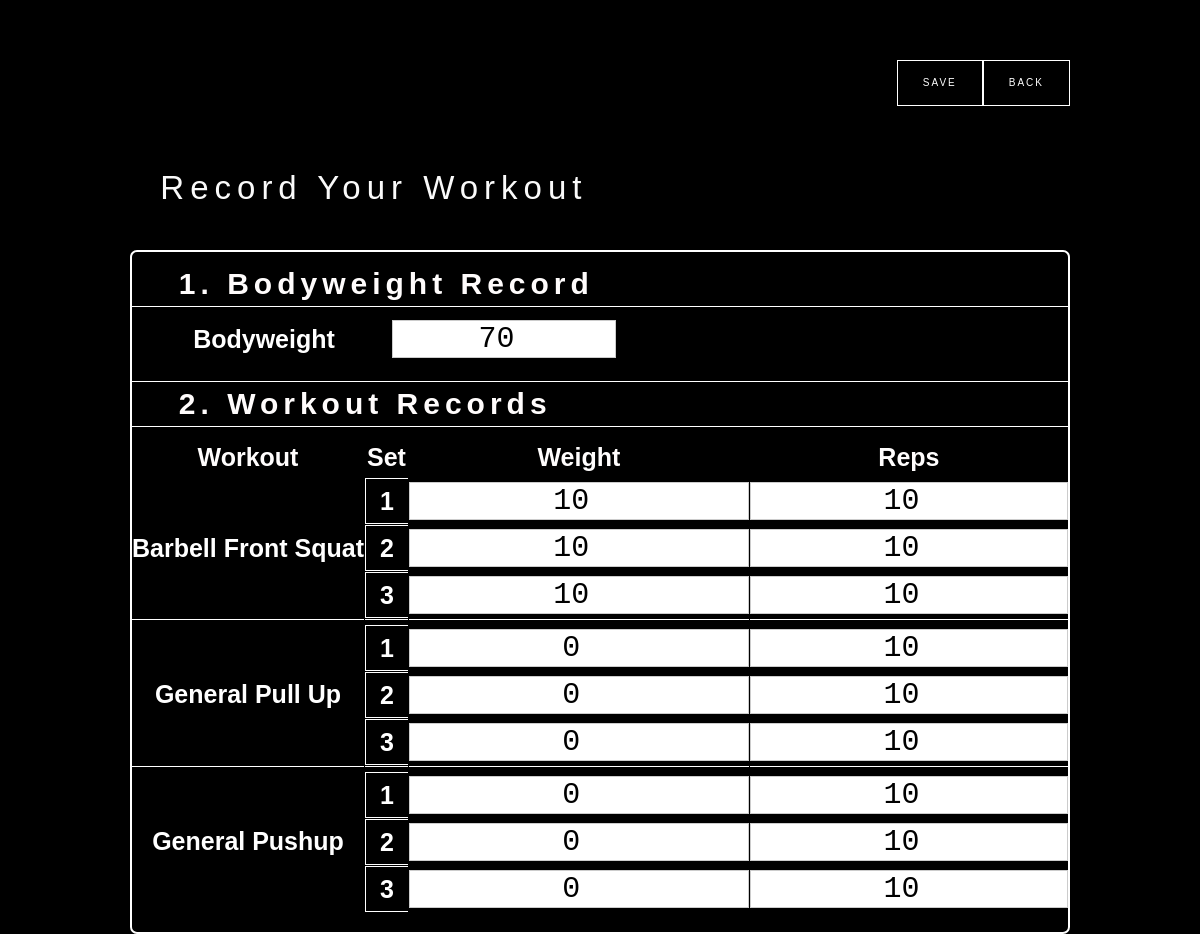
The app's page /member/record/ (signed in), older data.
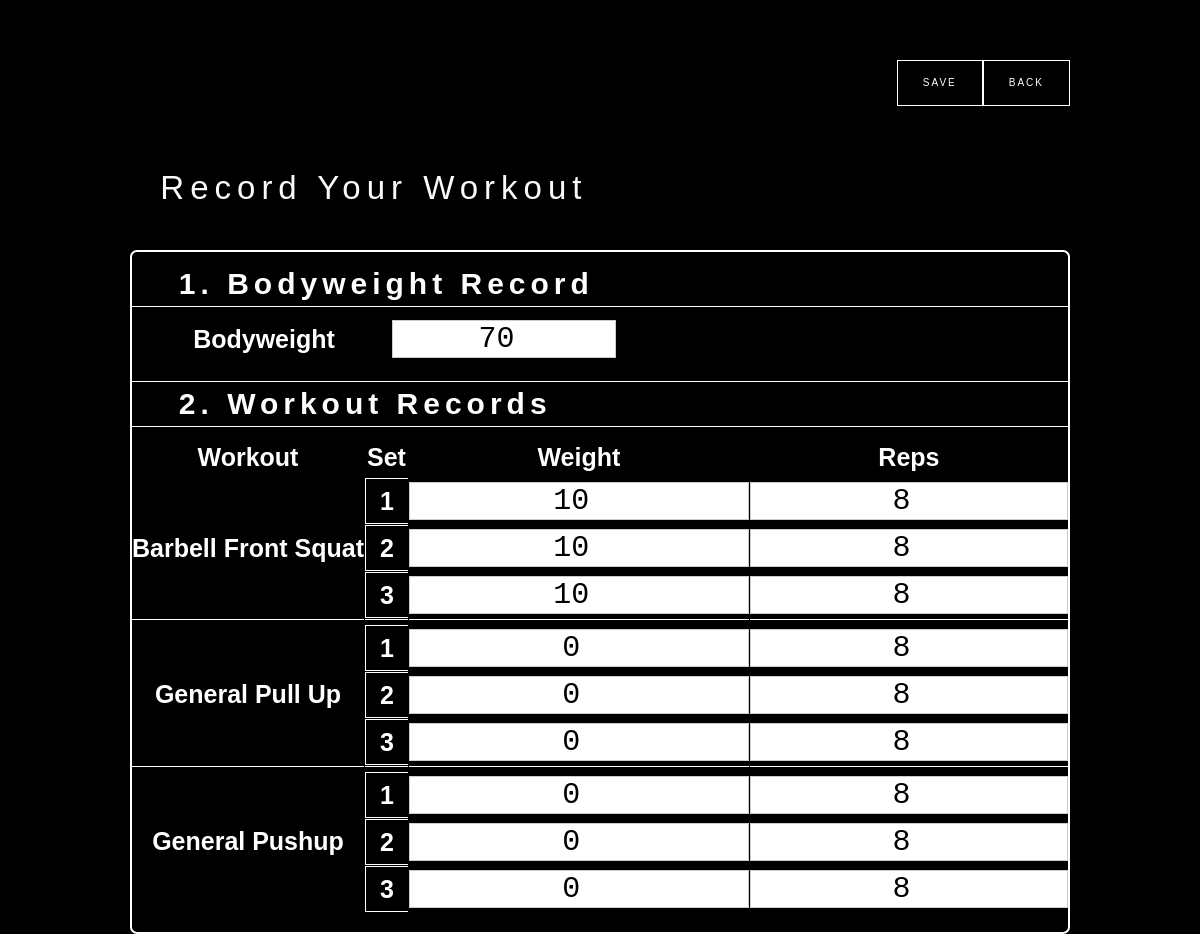
The same page, newer data.
### workout/models.py (models this page shows, shortened)
class Workout(models.Model):
    member_id = models.CharField(max_length=200)
    date = models.DateField()
    workout = models.CharField(max_length=100) # workout's name. bodyweight included
    set = models.IntegerField(default=0)
    weight = models.IntegerField(default=10) # dumbbbell/disk weight
    reps = models.IntegerField(default=10) # reps or timege
    alone_or_group = models.IntegerField(default=0) # alone: 0 / group: 1
    class_pk = models.CharField(max_length=2, default="00")
    completion_rate = models.IntegerField(default=100)
    key_workout_dict = {
        0: "aa",
        1: "ab",
        2: "ac",
        3: "ad",
        4: "ae",
    }
    key_default_reps_dict = {
        0: 10,
        1: 10,
        2: 10,
        3: 10,
        4: 10,
    }
    key_increase_rate_dict = {
        0: 1.1,
        1: 1.1,
        2: 1.1,
        3: 1.1,
        4: 1.1,
    }

### member/views.py (the view, shortened to what this page needs)
# urls.py: path('record/', member_record, name='member_record'),
@csrf_exempt
def member_record(request):
    user = auth.get_user(request)
    all_workouts = Workout.objects.all().order_by('date', 'member_id', 'workout', 'set')
    user_workouts = [a for a in all_workouts if a.member_id == user.member_id]
    last_date = user_workouts[-1].date  # type: datetime.date
    member_last_date_workouts_wo_bodyweight = [a for a in user_workouts if a.workout != 'bodyweight' and a.date==last_date]
    workout1_set1 = member_last_date_workouts_wo_bodyweight[0]
    workout1_set2 = member_last_date_workouts_wo_bodyweight[1]
    workout1_set3 = member_last_date_workouts_wo_bodyweight[2]
    workout2_set1 = member_last_date_workouts_wo_bodyweight[3]
    workout2_set2 = member_last_date_workouts_wo_bodyweight[4]
    workout2_set3 = member_last_date_workouts_wo_bodyweight[5]
    workout3_set1 = member_last_date_workouts_wo_bodyweight[6]
    workout3_set2 = member_last_date_workouts_wo_bodyweight[7]
    workout3_set3 = member_last_date_workouts_wo_bodyweight[8]
    return render(
        request,
        'member-record-page.html',
        {
            'workout1_set1': workout1_set1,
            'workout1_set2': workout1_set2,
            'workout1_set3': workout1_set3,
            'workout2_set1': workout2_set1,
            'workout2_set2': workout2_set2,
            'workout2_set3': workout2_set3,
            'workout3_set1': workout3_set1,
            'workout3_set2': workout3_set2,
            'workout3_set3': workout3_set3,
        }
    )

### member/templates/member-record-page.html (shortened to what the changed rows need)
<!DOCTYPE html>
<html data-wf-page="64bcbf718af9633908504745" data-wf-site="64aabb5a9d5b566a4dfebda3">
<head>
  {% load static %}
  <link rel="stylesheet" type="text/css" href="{% static '/css/normalize.css' %}">
  <link rel="stylesheet" type="text/css" href="{% static '/css/webflow.css' %}">
  <link rel="stylesheet" type="text/css" href="{% static '/css/crossfit-facility-webapp-webflow.css' %}">
</head>
<body class="body-7">
  <form method="POST"> {% csrf_token %}
  <section>
    <div class="w-layout-blockcontainer w-container">
      <h1 class="heading-record-your-workout">  Record Your Workout</h1>
    </div>
    <div class="w-layout-blockcontainer container-14 w-container">
      <div class="record-workout-div-block">
        <h1 class="member_record_subtitle">1. Bodyweight Record</h1>
        <div class="w-layout-blockcontainer container-20 w-container">
          <div class="w-layout-grid bodyweight-record-table">
            <h1 id="w-node-_8077487e-80a2-b91c-103c-24614af934f8-08504745" class="member-record-font-visible">Bodyweight</h1>
          </div>
        </div>
        <h1 class="member_record_subtitle2">2. Workout Records</h1>
        <div class="w-layout-grid member_record_table">
          <h1 id="w-node-_437c0c1a-3d74-f30b-f79d-65d87b05edde-08504745" class="member_record_table_heading">Workout</h1>
          <h1 id="w-node-_437c0c1a-3d74-f30b-f79d-65d87b05ede0-08504745" class="member_record_table_heading">Set</h1>
          <h1 id="w-node-_437c0c1a-3d74-f30b-f79d-65d87b05ede2-08504745" class="member_record_table_heading">Weight</h1>
          <h1 id="w-node-cb15b970-5b20-3a75-d2fb-2dcde464b15c-08504745" class="member_record_table_heading">Reps</h1>
          <div id="w-node-_3732823f-faf5-e0c5-258f-8830975c4f79-08504745" class="member_record_table_normal_div_block"></div>
          <div id="w-node-_064535a3-bada-a5ec-ad3f-2d0988352e0d-08504745" class="member_record_table_set_div_block">
            <h1 class="member-record-font-visible">1</h1>
          </div>
          <div id="w-node-_6cff5cb3-5b0e-0964-046b-db3bde2da607-08504745" class="member_record_table_normal_div_block"><input type="number" class="workout-record-input w-input" maxlength="256" name="weight" data-name="Field 3" value="{{ workout1_set1.weight }}"></div>
          <div id="w-node-e69aef57-3623-7549-515b-bc3a40a2510f-08504745" class="member_record_table_normal_div_block"><input type="number" class="workout-record-input w-input" maxlength="256" name="reps" data-name="Field 3" value="{{ workout1_set1.reps }}"></div>
          <h1 id="w-node-_6cd7a9fa-812d-2b7a-7bfb-79428d99b3fc-08504745" class="member-record-font-visible">{{workout1_set1.workout}}</h1>
          <div id="w-node-_839800c2-5cbe-7ac3-4e98-8b2bfe05cb82-08504745" class="member_record_table_set_div_block">
            <h1 class="member-record-font-visible">2</h1>
          </div>
          <div id="w-node-_430382d6-0600-36b5-ac7f-f99c46ee4db9-08504745" class="member_record_table_normal_div_block"><input type="number" class="workout-record-input w-input" maxlength="256" name="weight" data-name="Field 3" value="{{ workout1_set2.weight }}"></div>
          <div id="w-node-a2dcf520-dafb-8c7a-7001-fc4a4e29bf15-08504745" class="member_record_table_normal_div_block"><input type="number" class="workout-record-input w-input" maxlength="256" name="reps" data-name="Field 3" value="{{ workout1_set2.reps }}"></div>
          <div id="w-node-fa9b0095-3786-5134-693c-365ef114a30f-08504745" class="member_record_table_normal_div_block"></div>
          <div id="w-node-_94142c5e-e2a2-8897-a95c-683f46003a9f-08504745" class="member_record_table_set_div_block">
            <h1 class="member-record-font-visible">3</h1>
          </div>
          <div id="w-node-_84d962dd-8e1a-a4e5-2ce9-a9d245856232-08504745" class="member_record_table_normal_div_block"><input type="number" class="workout-record-input w-input" maxlength="256" name="weight" data-name="Field 3" value="{{ workout1_set3.weight }}"></div>
          <div id="w-node-ad3c3c5c-fe29-04df-a8af-ec8e6b27ad39-08504745" class="member_record_table_normal_div_block"><input type="number" class="workout-record-input w-input" maxlength="256" name="reps" data-name="Field 3" value="{{ workout1_set3.reps }}"></div>
          <div class="div-block-26"></div>
          <div class="div-block-26"></div>
          <div class="div-block-26"></div>
          <div class="div-block-26"></div>
          <div id="w-node-e8d81cc8-7f7a-7372-0bba-982737beff4a-08504745" class="member_record_table_set_div_block">
            <h1 class="member-record-font-visible">1</h1>
          </div>
          <div id="w-node-_9ff62297-5ef8-3f84-d2c9-5bee981ced28-08504745" class="member_record_table_normal_div_block"><input type="number" class="workout-record-input w-input" maxlength="256" name="weight" data-name="Field 3" value="{{ workout2_set1.weight }}"></div>
          <div id="w-node-_20e345fd-4707-8dab-723f-69e4dc12cbc7-08504745" class="member_record_table_normal_div_block"><input type="number" class="workout-record-input w-input" maxlength="256" name="reps" data-name="Field 3" value="{{ workout2_set1.reps }}"></div>
          <h1 class="member-record-font-visible">{{workout2_set1.workout}}</h1>
          <div id="w-node-da7108dc-887d-3054-02e1-11cd2e6bac04-08504745" class="member_record_table_set_div_block">
            <h1 class="member-record-font-visible">2</h1>
          </div>
          <div id="w-node-_96d1f106-1b95-3677-a8ee-3521a7120aaa-08504745" class="member_record_table_normal_div_block"><input type="number" class="workout-record-input w-input" maxlength="256" name="weight" data-name="Field 3" value="{{ workout2_set2.weight }}"></div>
          <div id="w-node-_1c8074ea-d2b0-7336-bcf5-c091f599f412-08504745" class="member_record_table_normal_div_block"><input type="number" class="workout-record-input w-input" maxlength="256" name="reps" data-name="Field 3" value="{{ workout2_set2.reps }}"></div>
          <div id="w-node-_4a1507c1-41d7-c3e6-92ea-619e9c9042fb-08504745" class="member_record_table_normal_div_block"></div>
          <div id="w-node-_6058c7fc-9d95-39ad-b347-748cf651b750-08504745" class="member_record_table_set_div_block">
            <h1 class="member-record-font-visible">3</h1>
          </div>
          <div id="w-node-_22d98ca2-38d3-74ba-e3a3-7c5a4a3e6266-08504745" class="member_record_table_normal_div_block"><input type="number" class="workout-record-input w-input" maxlength="256" name="weight" data-name="Field 3" value="{{ workout2_set3.weight }}"></div>
          <div id="w-node-ace6bf6b-c2e1-c4ca-4d37-a1c0c6b9bdc7-08504745" class="member_record_table_normal_div_block"><input type="number" class="workout-record-input w-input" maxlength="256" name="reps" data-name="Field 3" value="{{ workout2_set3.reps }}"></div>
          <div class="div-block-26"></div>
          <div class="div-block-26"></div>
          <div class="div-block-26"></div>
          <div class="div-block-26"></div>
          <div id="w-node-_2b62c5dc-5e3e-5cb6-1ba2-835b3ee7b653-08504745" class="member_record_table_set_div_block">
            <h1 class="member-record-font-visible">1</h1>
          </div>
          <div id="w-node-_2edaf945-5b99-8659-8599-d8f25c440281-08504745" class="member_record_table_normal_div_block"><input type="number" class="workout-record-input w-input" maxlength="256" name="weight" data-name="Field 3" value="{{ workout3_set1.weight }}"></div>
          <div id="w-node-bada6d50-59e3-3e39-1123-bcc07595a701-08504745" class="member_record_table_normal_div_block"><input type="number" class="workout-record-input w-input" maxlength="256" name="reps" data-name="Field 3" value="{{ workout3_set1.reps }}"></div>
          <h1 class="member-record-font-visible">{{workout3_set1.workout}}</h1>
          <div id="w-node-b916efdb-04f9-4ee0-d30b-722257c1f91d-08504745" class="member_record_table_set_div_block">
            <h1 class="member-record-font-visible">2</h1>
          </div>
          <div id="w-node-_360eb031-1552-a85f-9f4e-7b4b5af055d4-08504745" class="member_record_table_normal_div_block"><input type="number" class="workout-record-input w-input" maxlength="256" name="weight" data-name="Field 3" value="{{ workout3_set2.weight }}"></div>
          <div id="w-node-a6b90838-6eb3-bafe-6962-233ab84002fe-08504745" class="member_record_table_normal_div_block"><input type="number" class="workout-record-input w-input" maxlength="256" name="reps" data-name="Field 3" value="{{ workout3_set2.reps }}"></div>
          <div id="w-node-_4bf4395c-9491-4912-3d75-d7384e2a826b-08504745" class="member_record_table_normal_div_block"></div>
          <div id="w-node-ad5cd1c5-8ad7-03b1-76c3-595aee07723d-08504745" class="member_record_table_set_div_block">
            <h1 class="member-record-font-visible">3</h1>
          </div>
          <div id="w-node-_4d4a8e56-c7e3-7b5c-550d-a15babd14ba0-08504745" class="member_record_table_normal_div_block"><input type="number" class="workout-record-input w-input" maxlength="256" name="weight" data-name="Field 3" value="{{ workout3_set3.weight }}"></div>
          <div id="w-node-f229d368-4fd8-e567-908a-cb77e6219fff-08504745" class="member_record_table_normal_div_block"><input type="number" class="workout-record-input w-input" maxlength="256" name="reps" data-name="Field 3" value="{{ workout3_set3.reps }}"></div>
        </div>
      </div>
    </div>
  </section>
  </form>
</body>
</html>

Row changes from the older to the newer data that the page shows:
removed Workout: weight "10", reps "10", workout "Barbell Front Squat"
removed Workout: weight "10", reps "10"
removed Workout: weight "10", reps "10"
removed Workout: weight "0", reps "10", workout "General Pull Up"
removed Workout: weight "0", reps "10"
removed Workout: weight "0", reps "10"
removed Workout: weight "0", reps "10", workout "General Pushup"
removed Workout: weight "0", reps "10"
removed Workout: weight "0", reps "10"
now on this page (row unchanged): Workout: weight "10", reps "8", workout "Barbell Front Squat"
now on this page (row unchanged): Workout: weight "10", reps "8"
now on this page (row unchanged): Workout: weight "10", reps "8"
now on this page (row unchanged): Workout: weight "0", reps "8", workout "General Pull Up"
now on this page (row unchanged): Workout: weight "0", reps "8"
now on this page (row unchanged): Workout: weight "0", reps "8"
now on this page (row unchanged): Workout: weight "0", reps "8", workout "General Pushup"
now on this page (row unchanged): Workout: weight "0", reps "8"
now on this page (row unchanged): Workout: weight "0", reps "8"
